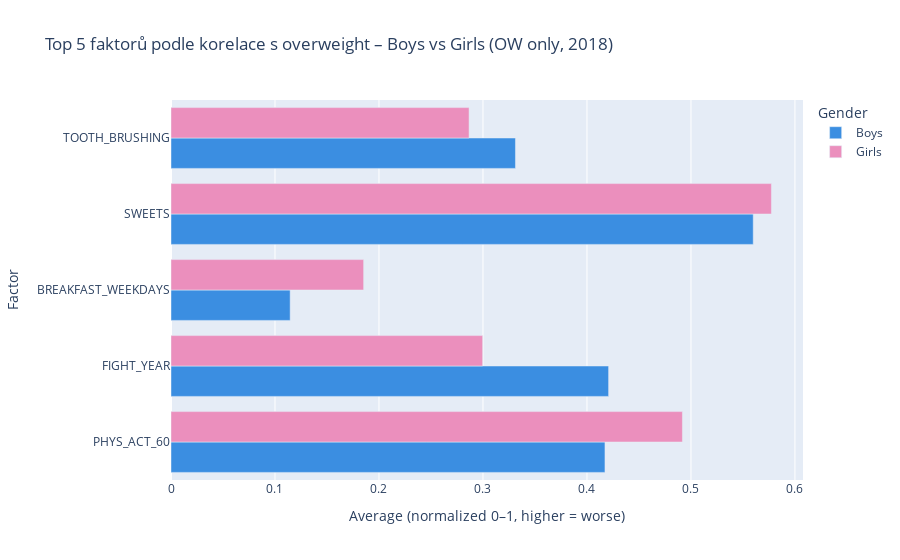

Notebook cell for this chart:
### Code cell
df_ow_2018 = df_2018_norm[df_2018_norm["OVERWEIGHT"] == 1].copy()

sex_means = (
    df_ow_2018
    .groupby("SEX", as_index=False)[top5_corr]
    .mean()
)

sex_means_long = sex_means.melt(
    id_vars=["SEX"],
    value_vars=top5_corr,
    var_name="FACTOR",
    value_name="VALUE"
)

sex_means_long["SEX_STRING"] = sex_means_long["SEX"].map({1: "Boys", 2: "Girls"})

colors = {"Boys": "#3b8ee1", "Girls": "#eb8fbd"}

# pořadí faktorů podle velikosti korelace (nejvyšší nahoře)
factor_order_top5 = (
    corr_abs.loc[top5_corr]
    .sort_values(ascending=False)
    .index
    .tolist()
)

fig2 = px.bar(
    sex_means_long,
    x="VALUE",
    y="FACTOR",
    color="SEX_STRING",
    orientation="h",
    barmode="group",
    category_orders={"FACTOR": factor_order_top5},
    color_discrete_map=colors,
    title="Top 5 faktorů podle korelace s overweight – Boys vs Girls (OW only, 2018)"
)

fig2.update_layout(
    xaxis_title="Average (normalized 0–1, higher = worse)",
    yaxis_title="Factor",
    legend_title="Gender"
)

fig2.show()

### Figure 1 — Plotly figure (JSON) as saved in the notebook; plotly's stock layout.template omitted (floating-point values rounded to 4 significant figures)
{"data": [{"alignmentgroup": "True", "hovertemplate": "SEX_STRING=Boys<br>VALUE=%{x}<br>FACTOR=%{y}<extra></extra>", "legendgroup": "Boys", "marker": {"color": "#3b8ee1", "pattern": {"shape": ""}}, "name": "Boys", "offsetgroup": "Boys", "orientation": "h", "showlegend": true, "textposition": "auto", "type": "bar", "x": [0.3312, 0.5599, 0.1146, 0.4208, 0.4173], "xaxis": "x", "y": ["TOOTH_BRUSHING", "SWEETS", "BREAKFAST_WEEKDAYS", "FIGHT_YEAR", "PHYS_ACT_60"], "yaxis": "y"}, {"alignmentgroup": "True", "hovertemplate": "SEX_STRING=Girls<br>VALUE=%{x}<br>FACTOR=%{y}<extra></extra>", "legendgroup": "Girls", "marker": {"color": "#eb8fbd", "pattern": {"shape": ""}}, "name": "Girls", "offsetgroup": "Girls", "orientation": "h", "showlegend": true, "textposition": "auto", "type": "bar", "x": [0.2866, 0.5774, 0.1852, 0.2997, 0.4918], "xaxis": "x", "y": ["TOOTH_BRUSHING", "SWEETS", "BREAKFAST_WEEKDAYS", "FIGHT_YEAR", "PHYS_ACT_60"], "yaxis": "y"}], "layout": {"barmode": "group", "legend": {"title": {"text": "Gender"}, "tracegroupgap": 0}, "title": {"text": "Top 5 faktorů podle korelace s overweight – Boys vs Girls (OW only, 2018)"}, "xaxis": {"anchor": "y", "domain": [0, 1], "title": {"text": "Average (normalized 0–1, higher = worse)"}}, "yaxis": {"anchor": "x", "categoryarray": ["PHYS_ACT_60", "FIGHT_YEAR", "BREAKFAST_WEEKDAYS", "SWEETS", "TOOTH_BRUSHING"], "categoryorder": "array", "domain": [0, 1], "title": {"text": "Factor"}}}}
